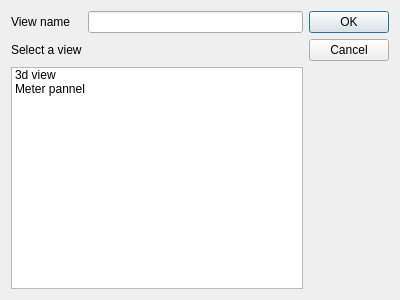
<?xml version="1.0" encoding="UTF-8"?>
<ui version="4.0">
 <class>ViewSelectorDialog</class>
 <widget class="QDialog" name="ViewSelectorDialog">
  <property name="geometry">
   <rect>
    <x>0</x>
    <y>0</y>
    <width>400</width>
    <height>300</height>
   </rect>
  </property>
  <property name="windowTitle">
   <string>View selector</string>
  </property>
  <layout class="QGridLayout" name="gridLayout">
   <item row="0" column="0">
    <widget class="QLabel" name="label_2">
     <property name="text">
      <string>View name</string>
     </property>
    </widget>
   </item>
   <item row="0" column="1">
    <widget class="QLineEdit" name="edtViewName"/>
   </item>
   <item row="0" column="2" rowspan="2">
    <widget class="QDialogButtonBox" name="buttonBox">
     <property name="orientation">
      <enum>Qt::Vertical</enum>
     </property>
     <property name="standardButtons">
      <set>QDialogButtonBox::Cancel|QDialogButtonBox::Ok</set>
     </property>
    </widget>
   </item>
   <item row="1" column="0">
    <widget class="QLabel" name="label">
     <property name="text">
      <string>Select a view</string>
     </property>
    </widget>
   </item>
   <item row="2" column="0" colspan="2">
    <widget class="QListWidget" name="lstViewTypes">
     <item>
      <property name="text">
       <string>3d view</string>
      </property>
     </item>
     <item>
      <property name="text">
       <string>Meter pannel</string>
      </property>
     </item>
    </widget>
   </item>
  </layout>
 </widget>
 <resources/>
 <connections>
  <connection>
   <sender>buttonBox</sender>
   <signal>accepted()</signal>
   <receiver>ViewSelectorDialog</receiver>
   <slot>accept()</slot>
   <hints>
    <hint type="sourcelabel">
     <x>248</x>
     <y>254</y>
    </hint>
    <hint type="destinationlabel">
     <x>157</x>
     <y>274</y>
    </hint>
   </hints>
  </connection>
  <connection>
   <sender>buttonBox</sender>
   <signal>rejected()</signal>
   <receiver>ViewSelectorDialog</receiver>
   <slot>reject()</slot>
   <hints>
    <hint type="sourcelabel">
     <x>316</x>
     <y>260</y>
    </hint>
    <hint type="destinationlabel">
     <x>286</x>
     <y>274</y>
    </hint>
   </hints>
  </connection>
 </connections>
</ui>
